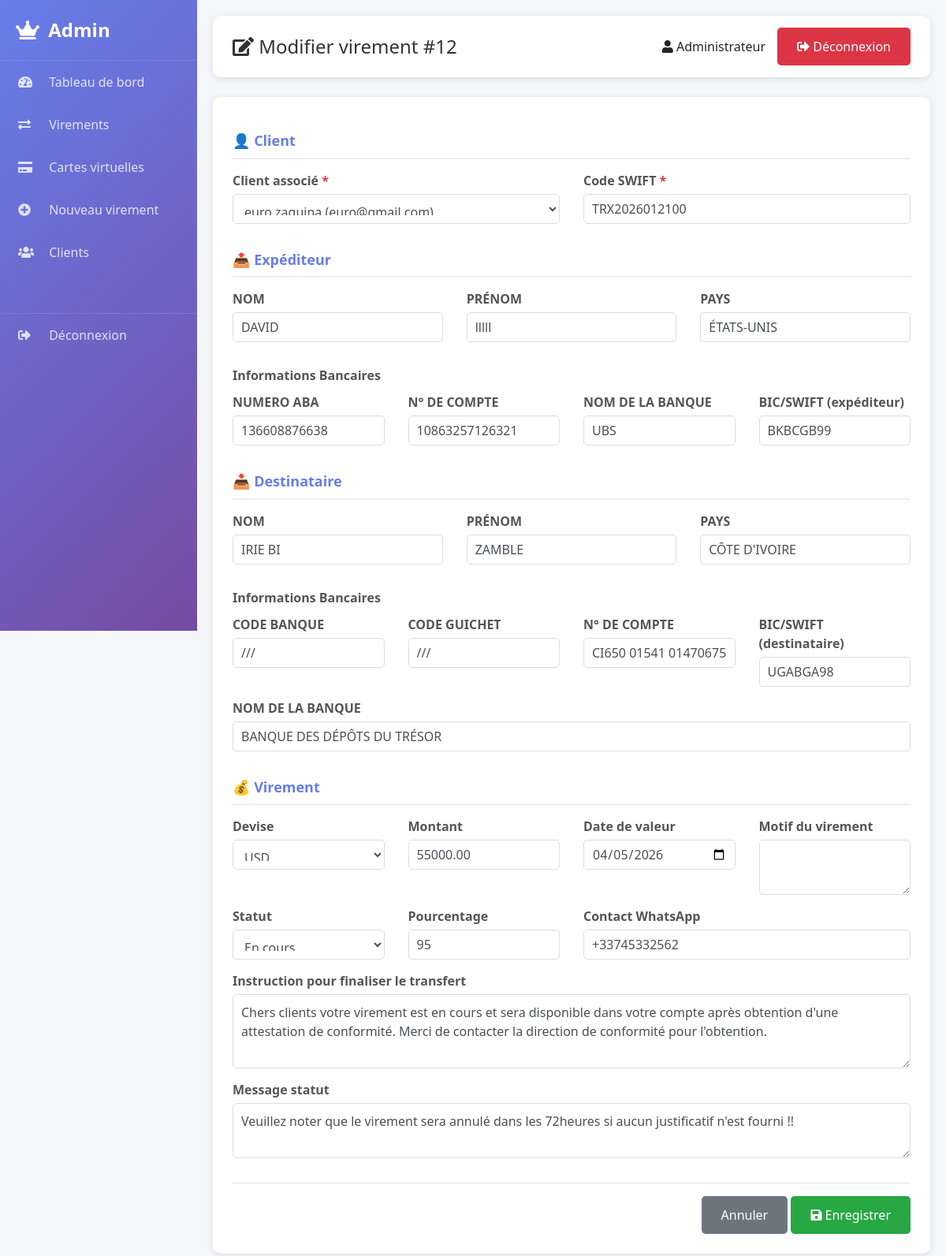
Before: /admin-modifier-virement.php?id=12 (signed in) with the older database file.
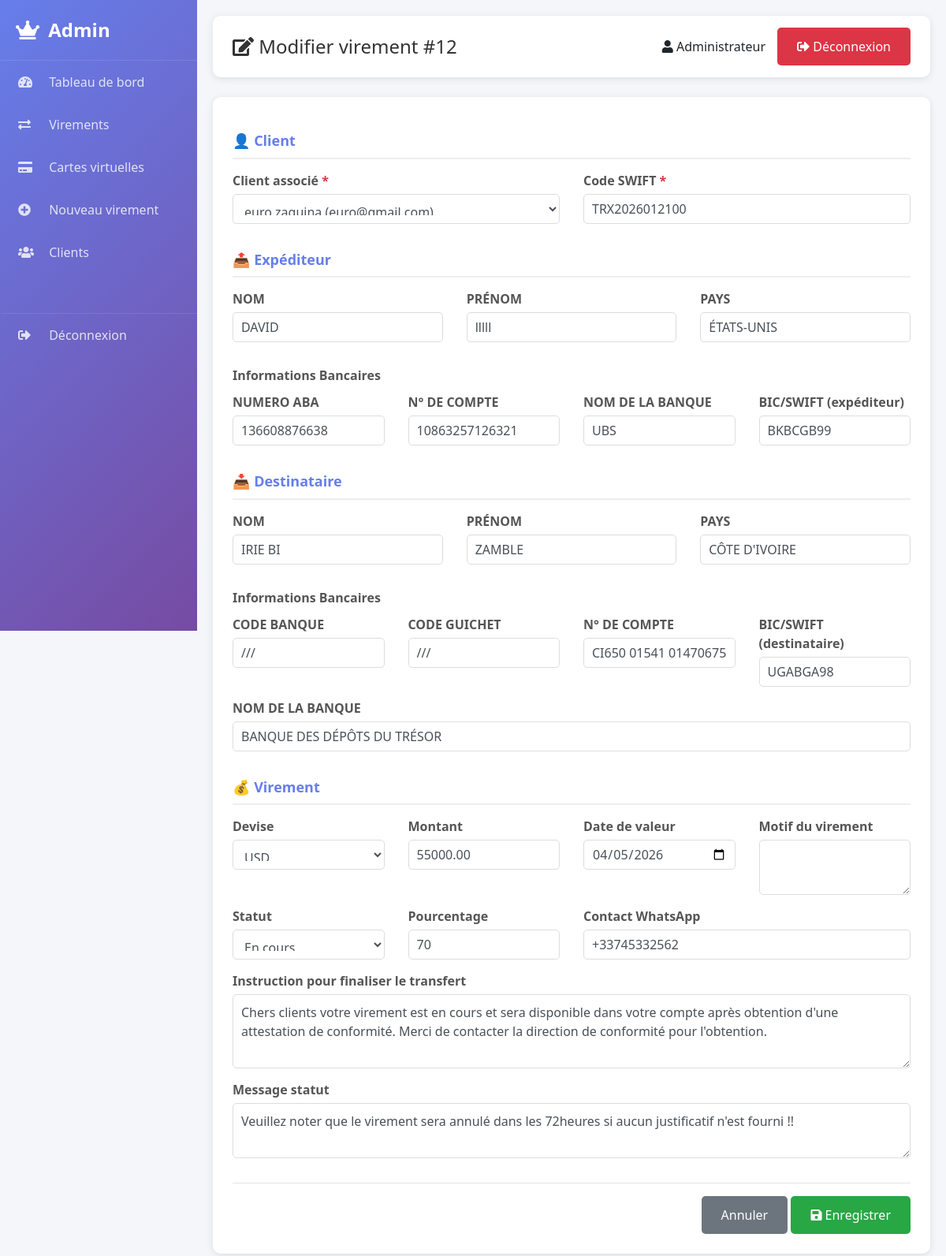
After: the same page with the newer database file.
### tables this page shows
CREATE TABLE IF NOT EXISTS `virements` (
  `id` int NOT NULL AUTO_INCREMENT,
  `user_id` int DEFAULT NULL,
  `code_swift` varchar(50) DEFAULT NULL,
  `date_creation` datetime DEFAULT CURRENT_TIMESTAMP,
  `expediteur_nom` varchar(100) DEFAULT NULL,
  `expediteur_prenom` varchar(100) DEFAULT NULL,
  `expediteur_pays` varchar(100) DEFAULT NULL,
  `expediteur_numero_aba` varchar(100) DEFAULT NULL,
  `expediteur_numero_compte` varchar(100) DEFAULT NULL,
  `expediteur_nom_banque` varchar(200) DEFAULT NULL,
  `destinataire_nom` varchar(100) DEFAULT NULL,
  `destinataire_prenom` varchar(100) DEFAULT NULL,
  `destinataire_pays` varchar(100) DEFAULT NULL,
  `destinataire_code_banque` varchar(50) DEFAULT NULL,
  `destinataire_code_guichet` varchar(50) DEFAULT NULL,
  `destinataire_numero_compte` varchar(100) DEFAULT NULL,
  `destinataire_nom_banque` varchar(200) DEFAULT NULL,
  `devise` varchar(10) DEFAULT 'USD',
  `montant` decimal(15,2) DEFAULT NULL,
  `motif` text,
  `statut` varchar(50) DEFAULT 'En cours',
  `contact_whatsapp` varchar(50) DEFAULT NULL,
  `message_statut` text,
  `client_email` varchar(100) DEFAULT NULL,
  `pourcentage` int DEFAULT '95',
  `expediteur_bic` varchar(20) DEFAULT 'BKBCGB2L',
  `destinataire_bic` varchar(20) DEFAULT 'UGABGALI',
  PRIMARY KEY (`id`),
  UNIQUE KEY `code_swift` (`code_swift`),
  KEY `user_id` (`user_id`)
);

CREATE TABLE IF NOT EXISTS `utilisateurs` (
  `id` int NOT NULL AUTO_INCREMENT,
  `nom` varchar(100) NOT NULL,
  `prenom` varchar(100) NOT NULL,
  `email` varchar(150) NOT NULL,
  `telephone` varchar(20) DEFAULT NULL,
  `mot_de_passe` varchar(255) NOT NULL,
  `date_inscription` timestamp NULL DEFAULT CURRENT_TIMESTAMP,
  `role` varchar(20) DEFAULT 'client',
  `pays` varchar(100) DEFAULT 'USA',
  PRIMARY KEY (`id`),
  UNIQUE KEY `email` (`email`)
);

### admin-modifier-virement.php (the view, shortened to what the changed rows need)
<?php
require_once 'config.php';
$id = $_GET['id'] ?? 0;
try {
    $stmt = $pdo->prepare("SELECT * FROM virements WHERE id = ?");
    $stmt->execute([$id]);
    $virement = $stmt->fetch();
} catch (Exception $e) {
    header("Location: admin-virements.php?error=db");
    exit;
}
try {
    $clients = $pdo->query("SELECT id, nom, prenom, email FROM utilisateurs WHERE role != 'admin' ORDER BY nom, prenom")->fetchAll();
} catch (Exception $e) {
    $clients = [];
}
?>
<!DOCTYPE html>
<html lang="fr">
<head>
    <link rel="stylesheet" href="https://stackpath.bootstrapcdn.com/bootstrap/4.5.2/css/bootstrap.min.css">
    <link rel="stylesheet" href="https://cdnjs.cloudflare.com/ajax/libs/font-awesome/5.15.3/css/all.min.css">
</head>
<body>
    <div class="main-content">
        <div class="admin-header">
            <h2><i class="fas fa-edit"></i> Modifier virement #<?= $id ?></h2>
        </div>
        <div class="form-card">
            <form method="POST">
                <div class="row">
                    <div class="col-md-6">
                        <div class="form-group">
                            <label>Client associé <span class="text-danger">*</span></label>
                            <select name="user_id" class="form-control" required>
                                <?php foreach ($clients as $client): ?>
                                    <option value="<?= $client['id'] ?>" <?= $client['id'] == $virement['user_id'] ? 'selected' : '' ?>>
                                        <?= htmlspecialchars($client['prenom'] . ' ' . $client['nom'] . ' (' . $client['email'] . ')') ?>
                                    </option>
                                <?php endforeach; ?>
                            </select>
                        </div>
                    </div>
                    <div class="col-md-6">
                        <div class="form-group">
                            <label>Code SWIFT <span class="text-danger">*</span></label>
                            <input type="text" name="code_swift" class="form-control" value="<?= htmlspecialchars($virement['code_swift']) ?>" required>
                        </div>
                    </div>
                </div>
                <div class="row">
                    <div class="col-md-4">
                        <div class="form-group">
                            <label>NOM</label>
                            <input type="text" name="expediteur_nom" class="form-control" value="<?= htmlspecialchars($virement['expediteur_nom']) ?>" required>
                        </div>
                    </div>
                    <div class="col-md-4">
                        <div class="form-group">
                            <label>PRÉNOM</label>
                            <input type="text" name="expediteur_prenom" class="form-control" value="<?= htmlspecialchars($virement['expediteur_prenom']) ?>" required>
                        </div>
                    </div>
                    <div class="col-md-4">
                        <div class="form-group">
                            <label>PAYS</label>
                            <input type="text" name="expediteur_pays" class="form-control" value="<?= htmlspecialchars($virement['expediteur_pays']) ?>" required>
                        </div>
                    </div>
                </div>
                <div class="row">
                    <div class="col-md-3">
                        <div class="form-group">
                            <label>NUMERO ABA</label>
                            <input type="text" name="expediteur_numero_aba" class="form-control" value="<?= htmlspecialchars($virement['expediteur_numero_aba']) ?>" required>
                        </div>
                    </div>
                    <div class="col-md-3">
                        <div class="form-group">
                            <label>N° DE COMPTE</label>
                            <input type="text" name="expediteur_numero_compte" class="form-control" value="<?= htmlspecialchars($virement['expediteur_numero_compte']) ?>" required>
                        </div>
                    </div>
                    <div class="col-md-3">
                        <div class="form-group">
                            <label>NOM DE LA BANQUE</label>
                            <input type="text" name="expediteur_nom_banque" class="form-control" value="<?= htmlspecialchars($virement['expediteur_nom_banque']) ?>" required>
                        </div>
                    </div>
                    <div class="col-md-3">
                        <div class="form-group">
                            <label>BIC/SWIFT (expéditeur)</label>
                            <input type="text" name="expediteur_bic" class="form-control" value="<?= htmlspecialchars($virement['expediteur_bic'] ?? 'BKBCGB2L') ?>" required>
                        </div>
                    </div>
                </div>
                <div class="row">
                    <div class="col-md-4">
                        <div class="form-group">
                            <label>NOM</label>
                            <input type="text" name="destinataire_nom" class="form-control" value="<?= htmlspecialchars($virement['destinataire_nom']) ?>" required>
                        </div>
                    </div>
                    <div class="col-md-4">
                        <div class="form-group">
                            <label>PRÉNOM</label>
                            <input type="text" name="destinataire_prenom" class="form-control" value="<?= htmlspecialchars($virement['destinataire_prenom']) ?>" required>
                        </div>
                    </div>
                    <div class="col-md-4">
                        <div class="form-group">
                            <label>PAYS</label>
                            <input type="text" name="destinataire_pays" class="form-control" value="<?= htmlspecialchars($virement['destinataire_pays']) ?>" required>
                        </div>
                    </div>
                </div>
                <div class="row">
                    <div class="col-md-3">
                        <div class="form-group">
                            <label>CODE BANQUE</label>
                            <input type="text" name="destinataire_code_banque" class="form-control" value="<?= htmlspecialchars($virement['destinataire_code_banque']) ?>">
                        </div>
                    </div>
                    <div class="col-md-3">
                        <div class="form-group">
                            <label>CODE GUICHET</label>
                            <input type="text" name="destinataire_code_guichet" class="form-control" value="<?= htmlspecialchars($virement['destinataire_code_guichet']) ?>">
                        </div>
                    </div>
                    <div class="col-md-3">
                        <div class="form-group">
                            <label>N° DE COMPTE</label>
                            <input type="text" name="destinataire_numero_compte" class="form-control" value="<?= htmlspecialchars($virement['destinataire_numero_compte']) ?>" required>
                        </div>
                    </div>
                    <div class="col-md-3">
                        <div class="form-group">
                            <label>BIC/SWIFT (destinataire)</label>
                            <input type="text" name="destinataire_bic" class="form-control" value="<?= htmlspecialchars($virement['destinataire_bic'] ?? 'UGABGALI') ?>" required>
                        </div>
                    </div>
                    <div class="col-md-12">
                        <div class="form-group">
                            <label>NOM DE LA BANQUE</label>
                            <input type="text" name="destinataire_nom_banque" class="form-control" value="<?= htmlspecialchars($virement['destinataire_nom_banque']) ?>" required>
                        </div>
                    </div>
                </div>
                <div class="row">
                    <div class="col-md-3">
                        <div class="form-group">
                            <label>Devise</label>
                            <select name="devise" class="form-control">
                                <option value="USD" <?= $virement['devise'] == 'USD' ? 'selected' : '' ?>>USD</option>
                            </select>
                        </div>
                    </div>
                    <div class="col-md-3">
                        <div class="form-group">
                            <label>Montant</label>
                            <input type="number" step="0.01" name="montant" class="form-control" value="<?= $virement['montant'] ?>" required>
                        </div>
                    </div>
                    <div class="col-md-3">
                        <div class="form-group">
                            <label>Date de valeur</label>
                            <input type="date" name="date_valeur" class="form-control" value="<?= htmlspecialchars(substr($virement['date_valeur'] ?? $virement['date_creation'], 0, 10)) ?>" required>
                        </div>
                    </div>
                    <div class="col-md-3">
                        <div class="form-group">
                            <label>Statut</label>
                            <select name="statut" class="form-control">
                                <option value="En cours" <?= $virement['statut'] == 'En cours' ? 'selected' : '' ?>>En cours</option>
                            </select>
                        </div>
                    </div>
                    <div class="col-md-3">
                        <div class="form-group">
                            <label>Pourcentage</label>
                            <input type="number" name="pourcentage" class="form-control" value="<?= $virement['pourcentage'] ?? 95 ?>" min="0" max="100">
                        </div>
                    </div>
                    <div class="col-md-6">
                        <div class="form-group">
                            <label>Contact WhatsApp</label>
                            <input type="text" name="contact_whatsapp" class="form-control" value="<?= htmlspecialchars($virement['contact_whatsapp']) ?>">
                        </div>
                    </div>
                    <div class="col-md-12">
                        <div class="form-group">
                            <label>Instruction pour finaliser le transfert</label>
                            <textarea name="motif" class="form-control" rows="3"><?= htmlspecialchars($virement['motif']) ?></textarea>
                        </div>
                    </div>
                    <div class="col-md-12">
                        <div class="form-group">
                            <label>Message statut</label>
                            <textarea name="message_statut" class="form-control" rows="2"><?= htmlspecialchars($virement['message_statut']) ?></textarea>
                        </div>
                    </div>
                </div>
            </form>
        </div>
    </div>
</body>
</html>

Changed rows visible on the page:
changed virements "TRX2026012100": pourcentage "95" → "70"
